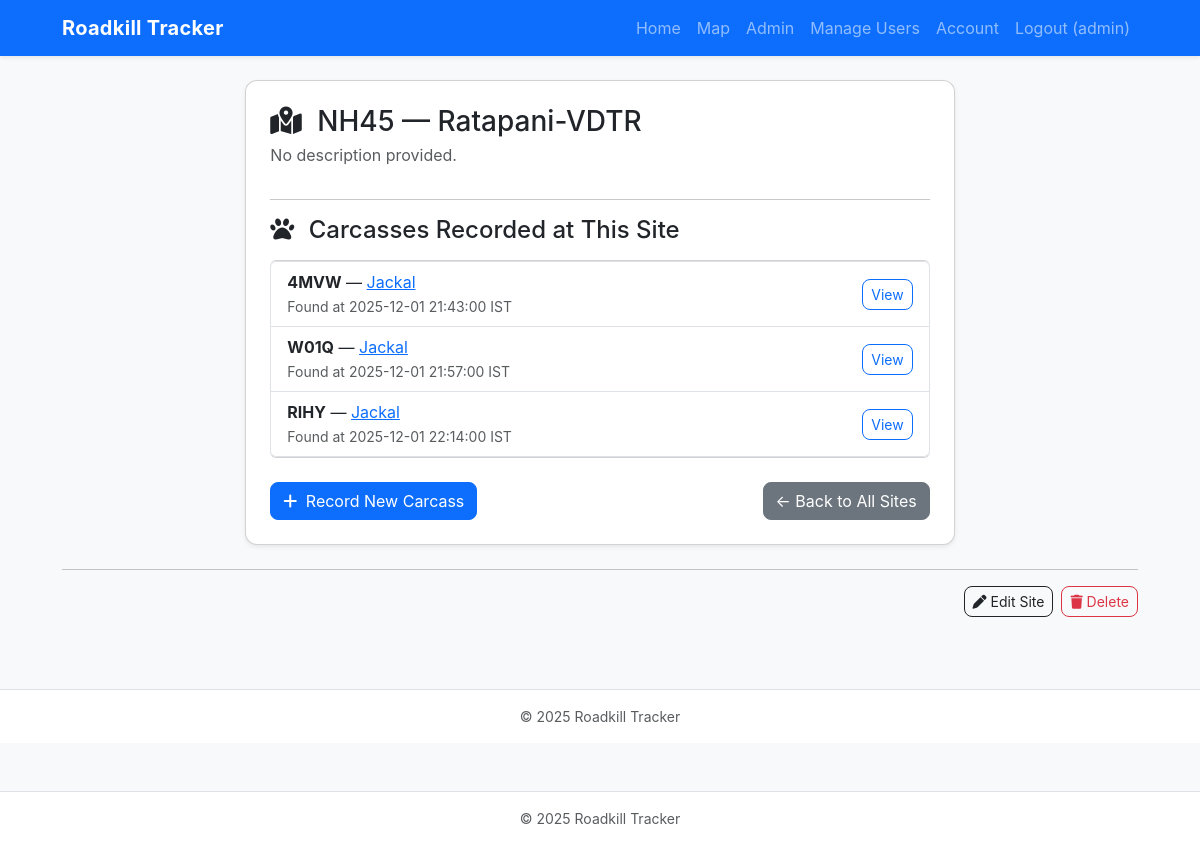
Page /site/1 (signed in) on the committed database.
### app.py (models this page shows)
class User(db.Model, UserMixin):
    id = db.Column(db.Integer, primary_key=True)
    username = db.Column(db.String(80), unique=True, nullable=False)
    pw_hash = db.Column(db.String(200), nullable=False)
    full_name = db.Column(db.String(120))
    email = db.Column(db.String(120))
    role = db.Column(db.String(50), default='collector')
    is_approved = db.Column(db.Boolean, default=False)

class Site(db.Model):
    id = db.Column(db.Integer, primary_key=True)
    name = db.Column(db.String(140), nullable=False)
    code = db.Column(db.String(20), nullable=False, unique=True)
    description = db.Column(db.Text)

class Carcass(db.Model):
    id = db.Column(db.Integer, primary_key=True)
    code = db.Column(db.String(4), unique=True, nullable=False)
    site_id = db.Column(db.Integer, db.ForeignKey('site.id'))
    reporter_id = db.Column(db.Integer, db.ForeignKey('user.id'))
    species = db.Column(db.String(140))
    datetime_found = db.Column(db.DateTime, default=ist_now)
    latitude = db.Column(db.Float)
    longitude = db.Column(db.Float)
    notes = db.Column(db.Text)
    site = db.relationship('Site')
    reporter = db.relationship('User')
    samples = db.relationship('Sample', backref='carcass', lazy=True)

### app.py (the view)
    @app.route('/site/<int:site_id>')
    @login_required
    def view_site(site_id):
        site = Site.query.get_or_404(site_id)
        carcasses = Carcass.query.filter_by(site_id=site_id).all()
        return render_template('view_site.html', site=site, carcasses=carcasses)

### app.py (called while the page is built)
@login_manager.user_loader
def load_user(user_id):
    try:
        return User.query.get(int(user_id))
    except Exception:
        return None

### templates/view_site.html
{% extends "base.html" %}
{% block content %}
<div class="row justify-content-center">
  <div class="col-lg-8">
    <div class="card shadow-sm p-4">
      <h3 class="mb-1">
        <i class="fa-solid fa-map-location-dot me-2"></i>
        {{ site.code }} — {{ site.name }}
      </h3>
      <p class="text-muted">
        {{ site.description or "No description provided." }}
      </p>
      <hr>
      <h4 class="mb-3">
        <i class="fa-solid fa-paw me-2"></i>
        Carcasses Recorded at This Site
      </h4>
      {% if carcasses %}
        <ul class="list-group mb-4">
          {% for c in carcasses %}
            <li class="list-group-item d-flex justify-content-between align-items-center">
              <div>
                <strong>{{ c.code }}</strong> —
                <a href="{{ url_for('view_carcass', carcass_id=c.id) }}">
                  {{ c.species or "Unknown species" }}
                </a>
                <br>
                <small class="text-muted">
                  Found at {{ c.datetime_found.strftime('%Y-%m-%d %H:%M:%S') }} IST
                </small>
              </div>
              <a href="{{ url_for('view_carcass', carcass_id=c.id) }}"
                 class="btn btn-sm btn-outline-primary">
                View
              </a>
            </li>
          {% endfor %}
        </ul>
      {% else %}
        <p class="text-muted">No carcasses recorded yet for this site.</p>
      {% endif %}
      <div class="d-flex justify-content-between">
        <a href="{{ url_for('new_carcass', site_id=site.id) }}"
           class="btn btn-primary">
          <i class="fa-solid fa-plus me-1"></i>
          Record New Carcass
        </a>
        <a class="btn btn-secondary"
           href="{{ url_for('index') }}">
          ← Back to All Sites
        </a>
      </div>
    </div>
  </div>
</div>
    {% if current_user.is_authenticated and current_user.role == 'admin' %}
      <hr class="mt-4">
      <div class="d-flex justify-content-end gap-2">
        <a href="{{ url_for('edit_site', site_id=site.id) }}" class="btn btn-sm btn-outline-dark"><i class="fa-solid fa-pen"></i> Edit Site</a>
        <form action="{{ url_for('delete_site', site_id=site.id) }}" method="POST" onsubmit="return confirm('Delete this Site?');">
          <button class="btn btn-sm btn-outline-danger"><i class="fa-solid fa-trash"></i> Delete</button>
        </form>
      </div>
    {% endif %}
{% endblock %}

### templates/base.html (shortened to what this page needs)
<!doctype html>
<html lang="en">
<head>
  <link href="https://cdn.jsdelivr.net/npm/bootstrap@5.3.3/dist/css/bootstrap.min.css" rel="stylesheet">
  <link href="https://cdnjs.cloudflare.com/ajax/libs/font-awesome/6.5.0/css/all.min.css" rel="stylesheet">
  <link rel="stylesheet" href="{{ url_for('static', filename='app.css') }}">
</head>
<body class="bg-light">
<nav class="navbar navbar-expand-lg navbar-dark bg-primary shadow-sm">
  <div class="container-lg">
    <a class="navbar-brand fw-bold" href="{{ url_for('index') }}">Roadkill Tracker</a>
    <div class="collapse navbar-collapse" id="navMenu">
      <ul class="navbar-nav ms-auto mb-2 mb-lg-0">
        <li class="nav-item"><a class="nav-link" href="{{ url_for('index') }}">Home</a></li>
        <li class="nav-item"><a class="nav-link" href="{{ url_for('map_view') }}">Map</a></li>
        {% if current_user.is_authenticated %}
          {% if current_user.role == 'admin' %}
            <li class="nav-item"><a class="nav-link" href="{{ url_for('admin_dashboard') }}">Admin</a></li>
            <li class="nav-item"><a class="nav-link" href="{{ url_for('manage_users') }}">Manage Users</a></li>
          {% endif %}
          <li class="nav-item"><a class="nav-link" href="{{ url_for('change_password') }}">Account</a></li>
          <li class="nav-item"><a class="nav-link" href="{{ url_for('logout') }}">Logout ({{ current_user.username }})</a></li>
        {% else %}
          <li class="nav-item"><a class="nav-link" href="{{ url_for('login') }}">Login</a></li>
        {% endif %}
      </ul>
    </div>
  </div>
</nav>
<div class="container-lg py-4">
  {% block content %}{% endblock %}
</div>
<footer class="bg-white border-top py-3 mt-5">
  <div class="container-lg text-center small text-muted">
    © {{ datetime.utcnow().year }} Roadkill Tracker
  </div>
</footer>
</body>
</html>
<footer class="bg-white border-top py-3 mt-5">
  <div class="container-lg text-center small text-muted">
    © {{ datetime.utcnow().year }} Roadkill Tracker
  </div>
</footer>
</body>
</html>

### static/app.css (style rules this page uses)
:root { --brand:#0d6efd; }
body { font-family: Inter, system-ui, -apple-system, 'Segoe UI', Roboto, 'Helvetica Neue', Arial; }
.navbar-brand { letter-spacing:0.3px }
.card { border-radius:12px }
.btn { border-radius:8px }
.container-lg { max-width:1100px }

### rows in the picture
User: username "admin"
Site: code "NH45", name "Ratapani-VDTR", description "No description provided."
Carcass: code "4MVW", species "Jackal", datetime_found "2025-12-01 21:43:00"
Carcass: code "W01Q", species "Jackal", datetime_found "2025-12-01 21:57:00"
Carcass: code "RIHY", species "Jackal", datetime_found "2025-12-01 22:14:00"
